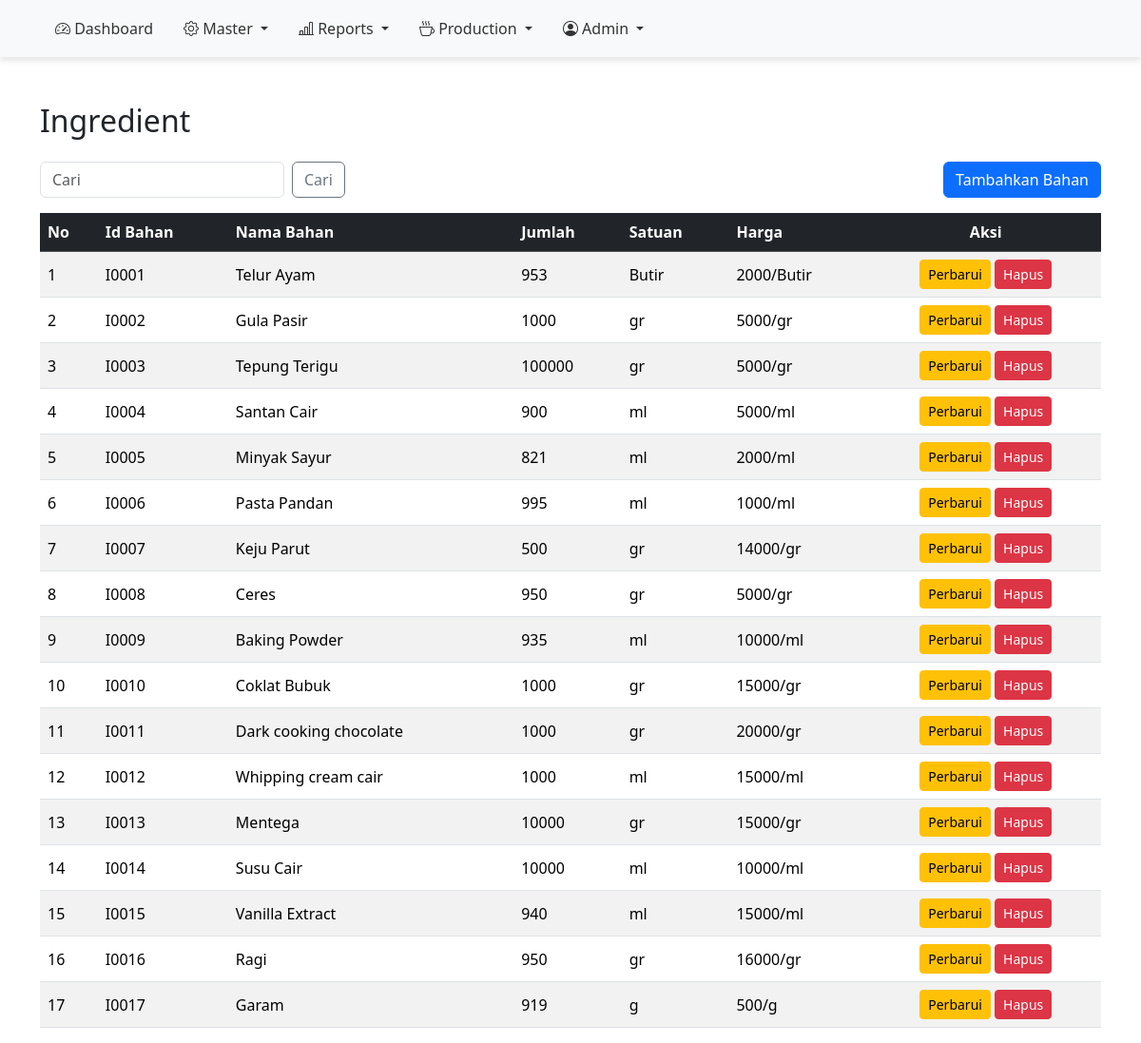
The app's page /Admin/ingredient-index.php (signed in) with its own data.
### config.php (called while the page is built, shortened)
<?php
    $host = "localhost";
    $user = "root";
    $pass = "";
    $db = "breadone";
    $conn = mysqli_connect($host, $user, $pass, $db);
    function getAllIngredient() {
        global $conn;
        $stmt = $conn->prepare("SELECT * FROM `bo-ingredient` ORDER BY id_ingredient ASC");
        $stmt->execute();
        return $stmt->get_result()->fetch_all(MYSQLI_ASSOC);
    }
?>

### Admin/ingredient-index.php (the view, shortened to what this page needs)
<?php
include '../config.php';
$search = isset($_POST["keyword"]) ? $_POST["keyword"] : '';
$ingredient = isset($_POST["search"]) ? searchIngredient($search) : getAllIngredient();
?>
<!DOCTYPE html>
<html lang="en">
<head>
</head>
<body>
    <?php include "../Layout/sidebar.php"; ?>
    <div class="container mt-5">
        <h2 class="text-left mb-4">Ingredient</h2>
        <div class="d-flex justify-content-between mb-3 mt-3">
            <?php include "../Layout/searchbar.php"; ?>
            <a href="ingredient-add.php" class="btn btn-primary">Tambahkan Bahan</a>
        </div>
        <div class="table-container">
            <div class="table-responsive">
                <table class="table table-hover table-striped align-middle">
                    <thead class="table-dark">
                        <tr>
                            <th>No</th>
                            <th>Id Bahan</th>
                            <th>Nama Bahan</th>
                            <th>Jumlah</th>
                            <th>Satuan</th>
                            <th>Harga</th>
                            <th class="text-center">Aksi</th>
                        </tr>
                    </thead>
                    <tbody>
                        <?php
                        if (!empty($ingredient)) {
                            $no = 1;
                            foreach ($ingredient as $row) {
                                echo "
                            <tr>
                                <td>{$no}</td>
                                <td>{$row['id_ingredient']}</td>
                                <td>{$row['name_ingredient']}</td>
                                <td>{$row['qty_ingredient']}</td>
                                <td>{$row['unit_ingredient']}</td>
                                <td>{$row['price_ingredient']}/{$row['unit_ingredient']}</td>
                                <td class='text-center'>
                                    <a href='ingredient-updt.php?id={$row['id_ingredient']}' class='btn btn-sm btn-warning'>Perbarui</a>
                                    <a href='ingredient-del.php?id={$row['id_ingredient']}' onclick='return confirm(\"Apakah Anda yakin ingin menghapus bahan ini?\")' class='btn btn-sm btn-danger'>Hapus</a>
                                </td>
                            </tr>
                            ";
                                $no++;
                            }
                        } else {
                            echo "
                        <tr>
                            <td colspan='7' class='text-center'>Tidak ada data ditemukan</td>
                        </tr>
                        ";
                        }
                        ?>
                    </tbody>
                </table>
            </div>
        </div>
    </div>
</body>
</html>

### records on screen
bo-ingredient: id_ingredient "I0001", name_ingredient "Telur Ayam", qty_ingredient "953", unit_ingredient "Butir", price_ingredient "2000"
bo-ingredient: id_ingredient "I0002", name_ingredient "Gula Pasir", qty_ingredient "1000", unit_ingredient "gr", price_ingredient "5000"
bo-ingredient: id_ingredient "I0003", name_ingredient "Tepung Terigu", qty_ingredient "100000", unit_ingredient "gr", price_ingredient "5000"
bo-ingredient: id_ingredient "I0004", name_ingredient "Santan Cair", qty_ingredient "900", unit_ingredient "ml", price_ingredient "5000"
bo-ingredient: id_ingredient "I0005", name_ingredient "Minyak Sayur", qty_ingredient "821", unit_ingredient "ml", price_ingredient "2000"
bo-ingredient: id_ingredient "I0006", name_ingredient "Pasta Pandan", qty_ingredient "995", unit_ingredient "ml", price_ingredient "1000"
bo-ingredient: id_ingredient "I0007", name_ingredient "Keju Parut", qty_ingredient "500", unit_ingredient "gr", price_ingredient "14000"
bo-ingredient: id_ingredient "I0008", name_ingredient "Ceres", qty_ingredient "950", unit_ingredient "gr", price_ingredient "5000"
bo-ingredient: id_ingredient "I0009", name_ingredient "Baking Powder", qty_ingredient "935", unit_ingredient "ml", price_ingredient "10000"
bo-ingredient: id_ingredient "I0010", name_ingredient "Coklat Bubuk", qty_ingredient "1000", unit_ingredient "gr", price_ingredient "15000"
bo-ingredient: id_ingredient "I0011", name_ingredient "Dark cooking chocolate", qty_ingredient "1000", unit_ingredient "gr", price_ingredient "20000"
bo-ingredient: id_ingredient "I0012", name_ingredient "Whipping cream cair", qty_ingredient "1000", unit_ingredient "ml", price_ingredient "15000"
bo-ingredient: id_ingredient "I0013", name_ingredient "Mentega", qty_ingredient "10000", unit_ingredient "gr", price_ingredient "15000"
bo-ingredient: id_ingredient "I0014", name_ingredient "Susu Cair", qty_ingredient "10000", unit_ingredient "ml", price_ingredient "10000"
bo-ingredient: id_ingredient "I0015", name_ingredient "Vanilla Extract", qty_ingredient "940", unit_ingredient "ml", price_ingredient "15000"
bo-ingredient: id_ingredient "I0016", name_ingredient "Ragi", qty_ingredient "950", unit_ingredient "gr", price_ingredient "16000"
bo-ingredient: id_ingredient "I0017", name_ingredient "Garam", qty_ingredient "919", unit_ingredient "g", price_ingredient "500"
